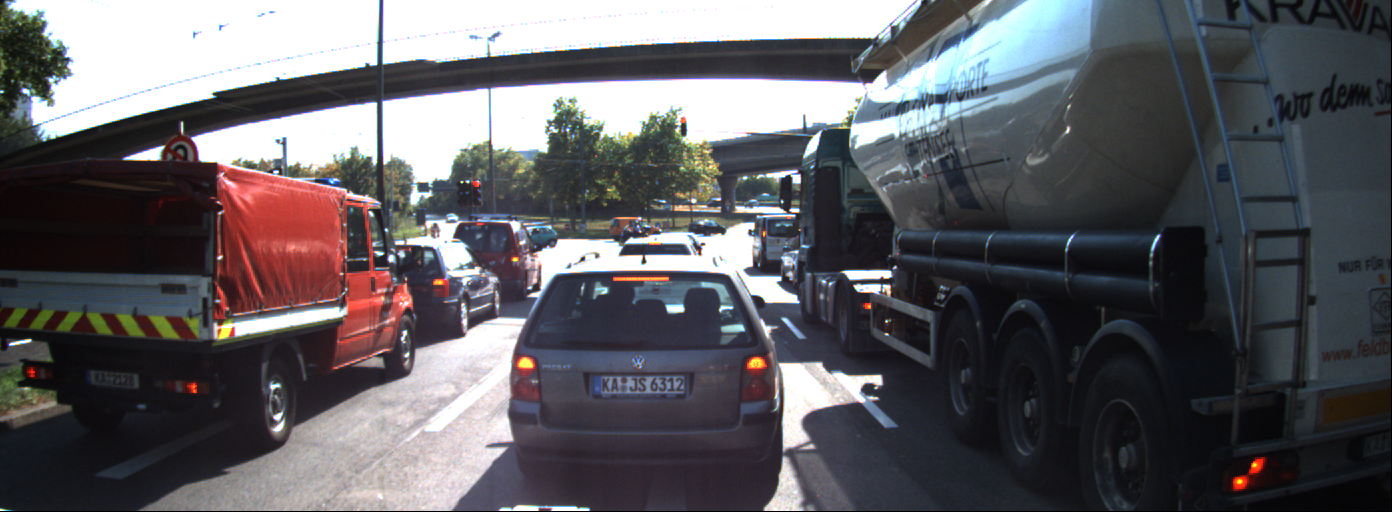
#> input picture demos/0000000045.png, 1392 x 512 px
$ python CascadeClassifier.py
#> lines starting #> are read from the running program, lines starting #| are printed output that depends on the picture; after the words box and inside, x2 and y2 are one past the last pixel; in counts of white or black regions, pixels touching at a corner belong together
import os
import cv2
import json

def DOMO_detect_cars_in_images(img):
#> called with img = '0000000045.png'
    image = cv2.imread(img)
#> image is the input picture: shape (512, 1392, 3); mean B, G, R 97.4, 93.1, 94.4
    height, width, _ = image.shape
#> height = 512; width = 1392

    bottom_left = image[height//2:height, 0:width//2]
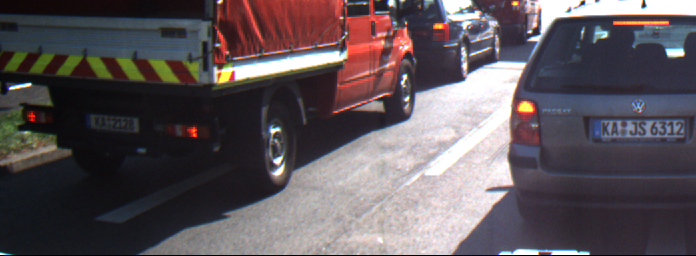
#> bottom_left: shape (256, 696, 3); mean B, G, R 89.4, 84.9, 93.4
    bottom_right = image[height//2:height, width//2:width]
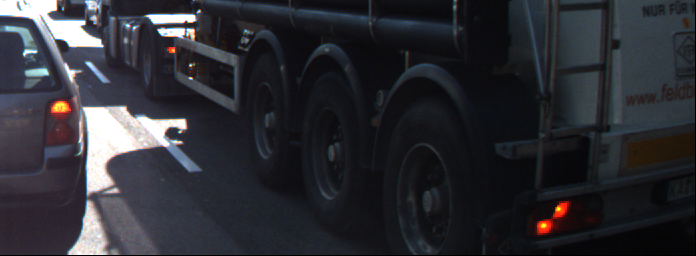
#> bottom_right: shape (256, 696, 3); mean B, G, R 51.1, 45.3, 44.8

    car_cascade = cv2.CascadeClassifier('../utils/cars.xml')
    bottom_left_gray = cv2.cvtColor(bottom_left, cv2.COLOR_BGR2GRAY)
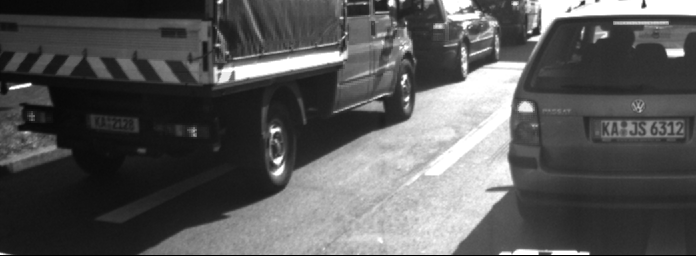
#> bottom_left_gray: shape (256, 696); min 0, max 255, mean 88
    bottom_right_gray = cv2.cvtColor(bottom_right, cv2.COLOR_BGR2GRAY)
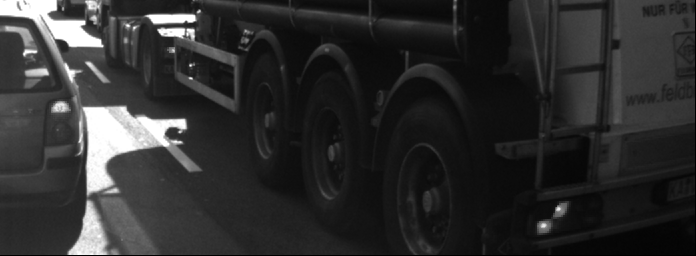
#> bottom_right_gray: shape (256, 696); min 0, max 255, mean 45.8

    bottom_left_cars = car_cascade.detectMultiScale(bottom_left_gray, scaleFactor=1.1, minNeighbors=5, minSize=(30, 30))
#> bottom_left_cars = [[151, 6, 46, 46]]
    bottom_right_cars = car_cascade.detectMultiScale(bottom_right_gray, scaleFactor=1.1, minNeighbors=5, minSize=(30, 30))
#> bottom_right_cars = ()

    for (x, y, w, h) in bottom_left_cars:
        cv2.rectangle(bottom_left, (x, y), (x + w, y + h), (0, 0, 255), 2)
#> this loop made 1 pass
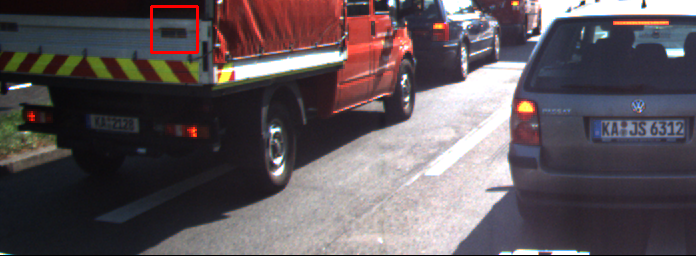
#> bottom_left: shape (256, 696, 3); 0.31% of pixels changed, all inside (x1, y1, x2, y2) = (150, 5, 199, 54)

    for (x, y, w, h) in bottom_right_cars:
        cv2.rectangle(bottom_right, (x, y), (x + w, y + h), (0, 0, 255), 2)
#> this loop made 0 passes

    cv2.imwrite('bottom_left.png', bottom_left)
    cv2.imwrite('bottom_right.png', bottom_right)

DOMO_detect_cars_in_images('0000000045.png')
